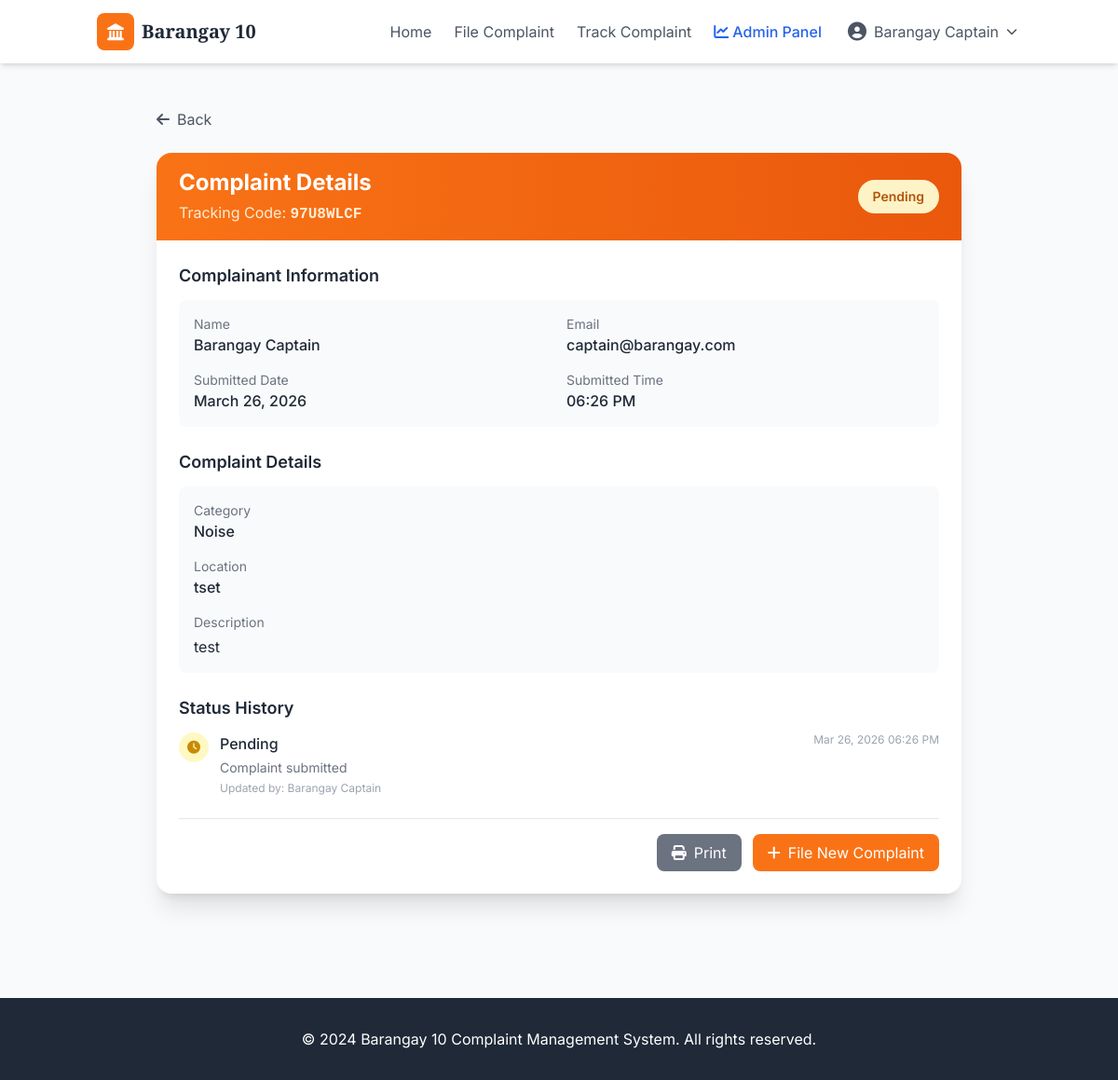
Before: /track/?code=97U8WLCF (signed in) with the older database file.
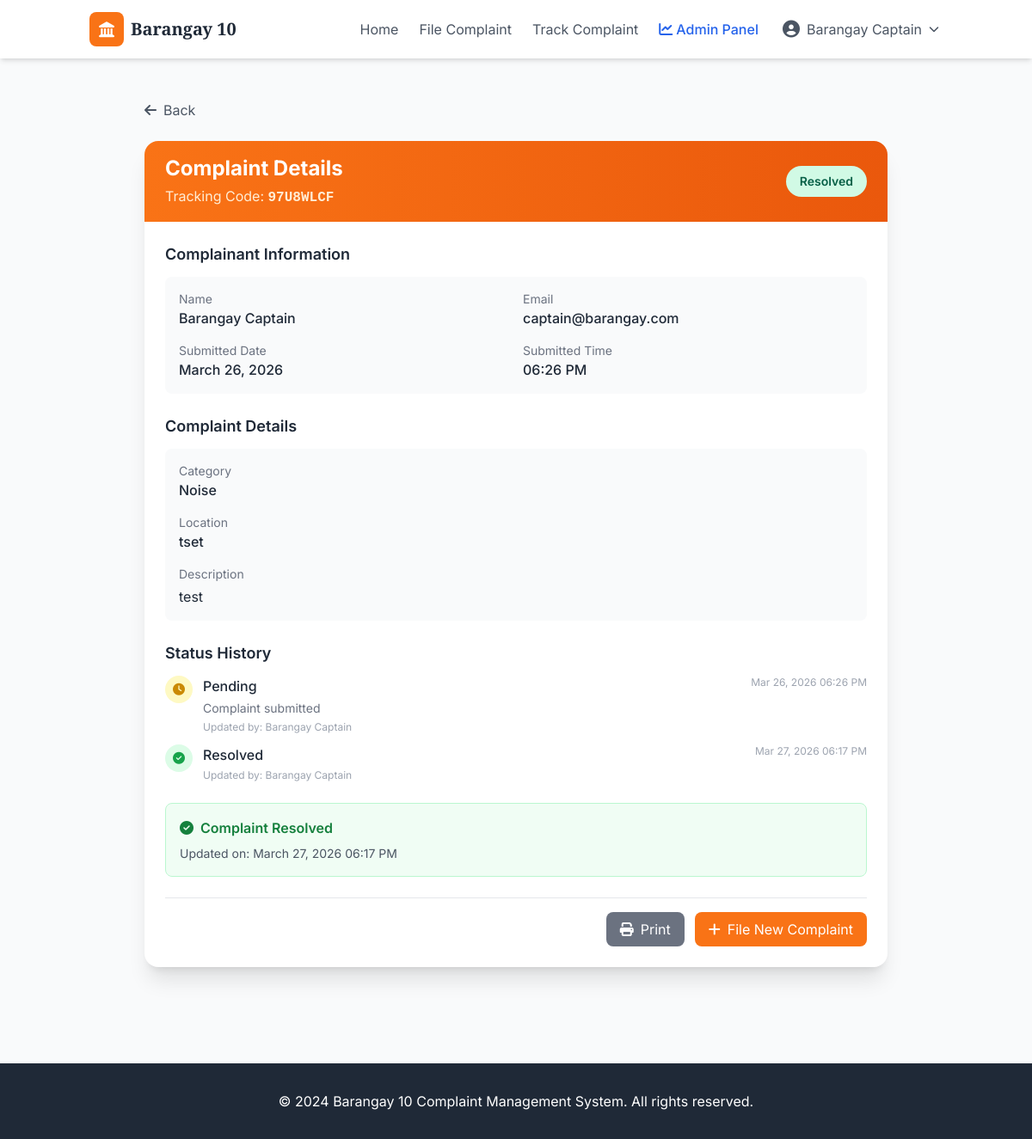
After: the same page with the newer database file.
### complaints/models.py (models this page shows, shortened)
class Complaint(models.Model):
    STATUS_CHOICES = [
        ('pending', 'Pending'),
        ('under_review', 'Under Review'),
        ('in_progress', 'In Progress'),
        ('resolved', 'Resolved'),
        ('rejected', 'Rejected'),
    ]
    tracking_code = models.CharField(max_length=8, unique=True, default=generate_tracking_code)
    submitted_by = models.ForeignKey(User, on_delete=models.CASCADE, related_name='complaints')
    category = models.ForeignKey(Category, on_delete=models.SET_NULL, null=True)
    description = models.TextField()
    location = models.CharField(max_length=200)
    image = models.ImageField(upload_to='complaints/', blank=True, null=True)
    status = models.CharField(max_length=20, choices=STATUS_CHOICES, default='pending')
    status_updated_by = models.ForeignKey(User, on_delete=models.SET_NULL, null=True, blank=True, related_name='updated_complaints')
    admin_notes = models.TextField(blank=True)
    created_at = models.DateTimeField(auto_now_add=True)
    updated_at = models.DateTimeField(auto_now=True)
    resolved_at = models.DateTimeField(null=True, blank=True)
    is_spam = models.BooleanField(default=False)
    spam_confidence = models.FloatField(default=0.0)
    reviewed_by_admin = models.BooleanField(default=False)
    resolution_feedback = models.TextField(blank=True, null=True, help_text="Feedback for resolved or rejected complaints")

class ComplaintStatusHistory(models.Model):
    complaint = models.ForeignKey(Complaint, on_delete=models.CASCADE, related_name='status_history')
    status = models.CharField(max_length=20, choices=Complaint.STATUS_CHOICES)
    changed_by = models.ForeignKey(User, on_delete=models.SET_NULL, null=True)
    notes = models.TextField(blank=True)
    created_at = models.DateTimeField(auto_now_add=True)
    class Meta:
        ordering = ['created_at']
        verbose_name_plural = "Status histories"

class Category(models.Model):
    name = models.CharField(max_length=50, unique=True)
    description = models.TextField(blank=True)
    created_at = models.DateTimeField(auto_now_add=True)
    class Meta:
        verbose_name_plural = "Categories"

### accounts/models.py (models this page shows, shortened)
class User(AbstractUser):
    username = None
    email = models.EmailField(unique=True)
    ROLE_CHOICES = [
        ('resident', 'Resident'),
        ('admin', 'Admin'),
        ('captain', 'Captain'),
    ]
    role = models.CharField(max_length=20, choices=ROLE_CHOICES, default='resident')
    first_name = models.CharField(max_length=150)
    last_name = models.CharField(max_length=150)
    is_verified = models.BooleanField(default=False)
    verification_code = models.CharField(max_length=6, blank=True, null=True)
    verification_code_created_at = models.DateTimeField(blank=True, null=True)
    USERNAME_FIELD = 'email'
    REQUIRED_FIELDS = ['first_name', 'last_name']
    objects = UserManager()
    def is_admin(self):
        return self.role in ['admin', 'captain']

### complaints/views.py (the view, shortened to what this page needs)
# urls.py: path('track/', views.track_complaint, name='track_complaint'),
def track_complaint(request):
    if request.method == 'GET':
        code = request.GET.get('code', '').upper().strip()
        if code:
            try:
                complaint = Complaint.objects.get(tracking_code=code)
                if request.user.is_authenticated and (complaint.submitted_by == request.user or request.user.is_admin()):
                    return render(request, 'complaints/track_result.html', {'complaint': complaint})
                elif request.user.is_authenticated:
                    messages.error(request, 'You can only view your own complaints.')
                else:
                    messages.error(request, 'Please login to view complaint details.')
            except Complaint.DoesNotExist:
                messages.error(request, 'No complaint found with that code.')

### templates/complaints/track_result.html (shortened to what the changed rows need)
{% extends 'base.html' %}
{% load static %}
{% block content %}
<div class="container mx-auto px-4 py-12 max-w-4xl">
    <div class="bg-white rounded-2xl shadow-xl overflow-hidden">
        <div class="bg-gradient-to-r from-orange-500 to-orange-600 px-6 py-4">
            <div class="flex justify-between items-center">
                <div>
                    <h1 class="text-2xl font-bold text-white">Complaint Details</h1>
                    <p class="text-orange-100 mt-1">Tracking Code: <span class="font-mono font-bold">{{ complaint.tracking_code }}</span></p>
                </div>
                <span class="status-{{ complaint.status }} px-4 py-2 rounded-full text-sm font-semibold">
                    {{ complaint.get_status_display }}
                </span>
            </div>
        </div>
        <div class="p-6">
            <div class="mb-6">
                <h2 class="text-lg font-semibold text-gray-800 mb-3">Complainant Information</h2>
                <div class="bg-gray-50 rounded-lg p-4">
                    <div class="grid grid-cols-1 md:grid-cols-2 gap-4">
                        <div>
                            <p class="text-sm text-gray-500">Name</p>
                            <p class="font-medium text-gray-800">{{ complaint.submitted_by.first_name }} {{ complaint.submitted_by.last_name }}</p>
                        </div>
                        <div>
                            <p class="text-sm text-gray-500">Email</p>
                            <p class="font-medium text-gray-800">{{ complaint.submitted_by.email }}</p>
                        </div>
                        <div>
                            <p class="text-sm text-gray-500">Submitted Date</p>
                            <p class="font-medium text-gray-800">{{ complaint.created_at|date:"F d, Y" }}</p>
                        </div>
                        <div>
                            <p class="text-sm text-gray-500">Submitted Time</p>
                            <p class="font-medium text-gray-800">{{ complaint.created_at|date:"h:i A" }}</p>
                        </div>
                    </div>
                </div>
            </div>
            <div class="mb-6">
                <h2 class="text-lg font-semibold text-gray-800 mb-3">Complaint Details</h2>
                <div class="bg-gray-50 rounded-lg p-4 space-y-4">
                    <div>
                        <p class="text-sm text-gray-500">Category</p>
                        <p class="font-medium text-gray-800">{{ complaint.category.name|default:"Uncategorized" }}</p>
                    </div>
                    <div>
                        <p class="text-sm text-gray-500">Location</p>
                        <p class="font-medium text-gray-800">{{ complaint.location }}</p>
                    </div>
                    <div>
                        <p class="text-sm text-gray-500">Description</p>
                        <p class="text-gray-800 mt-1 whitespace-pre-wrap">{{ complaint.description }}</p>
                    </div>
                </div>
            </div>
            <div class="mb-6">
                <h2 class="text-lg font-semibold text-gray-800 mb-3">Status History</h2>
                <div class="space-y-3">
                    {% for history in complaint.status_history.all %}
                    <div class="flex items-start gap-3">
                        <div class="flex-shrink-0 w-8 h-8 rounded-full
                            {% if history.status == 'resolved' %}bg-green-100 text-green-600
                            {% elif history.status == 'rejected' %}bg-red-100 text-red-600
                            {% elif history.status == 'in_progress' %}bg-purple-100 text-purple-600
                            {% elif history.status == 'under_review' %}bg-blue-100 text-blue-600
                            {% else %}bg-yellow-100 text-yellow-600{% endif %} flex items-center justify-center">
                            <i class="fas
                                {% if history.status == 'resolved' %}fa-check-circle
                                {% elif history.status == 'rejected' %}fa-times-circle
                                {% elif history.status == 'in_progress' %}fa-spinner
                                {% elif history.status == 'under_review' %}fa-search
                                {% else %}fa-clock{% endif %} text-sm"></i>
                        </div>
                        <div class="flex-1">
                            <div class="flex justify-between items-start">
                                <div>
                                    <p class="font-medium text-gray-800">{{ history.get_status_display }}</p>
                                    {% if history.notes %}
                                    <p class="text-sm text-gray-500 mt-1">{{ history.notes }}</p>
                                    {% endif %}
                                </div>
                                <p class="text-xs text-gray-400">{{ history.created_at|date:"M d, Y h:i A" }}</p>
                            </div>
                            {% if history.changed_by %}
                            <p class="text-xs text-gray-400 mt-1">Updated by: {{ history.changed_by.get_full_name|default:history.changed_by.username }}</p>
                            {% endif %}
                        </div>
                    </div>
                    {% empty %}
                    <div class="text-center text-gray-500 py-4">
                        No status history available.
                    </div>
                    {% endfor %}
                </div>
            </div>
            {% if complaint.status == 'resolved' or complaint.status == 'rejected' %}
            <div class="mb-6">
                <div class="{% if complaint.status == 'resolved' %}bg-green-50 border-green-200{% else %}bg-red-50 border-red-200{% endif %} border rounded-lg p-4">
                    <div class="flex items-center gap-2 {% if complaint.status == 'resolved' %}text-green-700{% else %}text-red-700{% endif %} mb-2">
                        {% if complaint.status == 'resolved' %}
                        <i class="fas fa-check-circle"></i>
                        <span class="font-semibold">Complaint Resolved</span>
                        {% else %}
                        <i class="fas fa-times-circle"></i>
                        <span class="font-semibold">Complaint Rejected</span>
                        {% endif %}
                    </div>
                    <p class="text-sm text-gray-600">Updated on: {{ complaint.resolved_at|date:"F d, Y h:i A" }}</p>
                </div>
            </div>
            {% endif %}
        </div>
    </div>
</div>
{% endblock %}

Changed rows visible on the page:
changed Complaint "97U8WLCF": status "Pending" → "Resolved"; resolved_at (not shown) → "March 27, 2026 06:17 PM"
added ComplaintStatusHistory: status "Resolved", created_at "Mar 27, 2026 06:17 PM", changed_by.get_full_name "Barangay Captain"
Other visible differences:
text now shown: "Complaint Resolved Updated on:"
